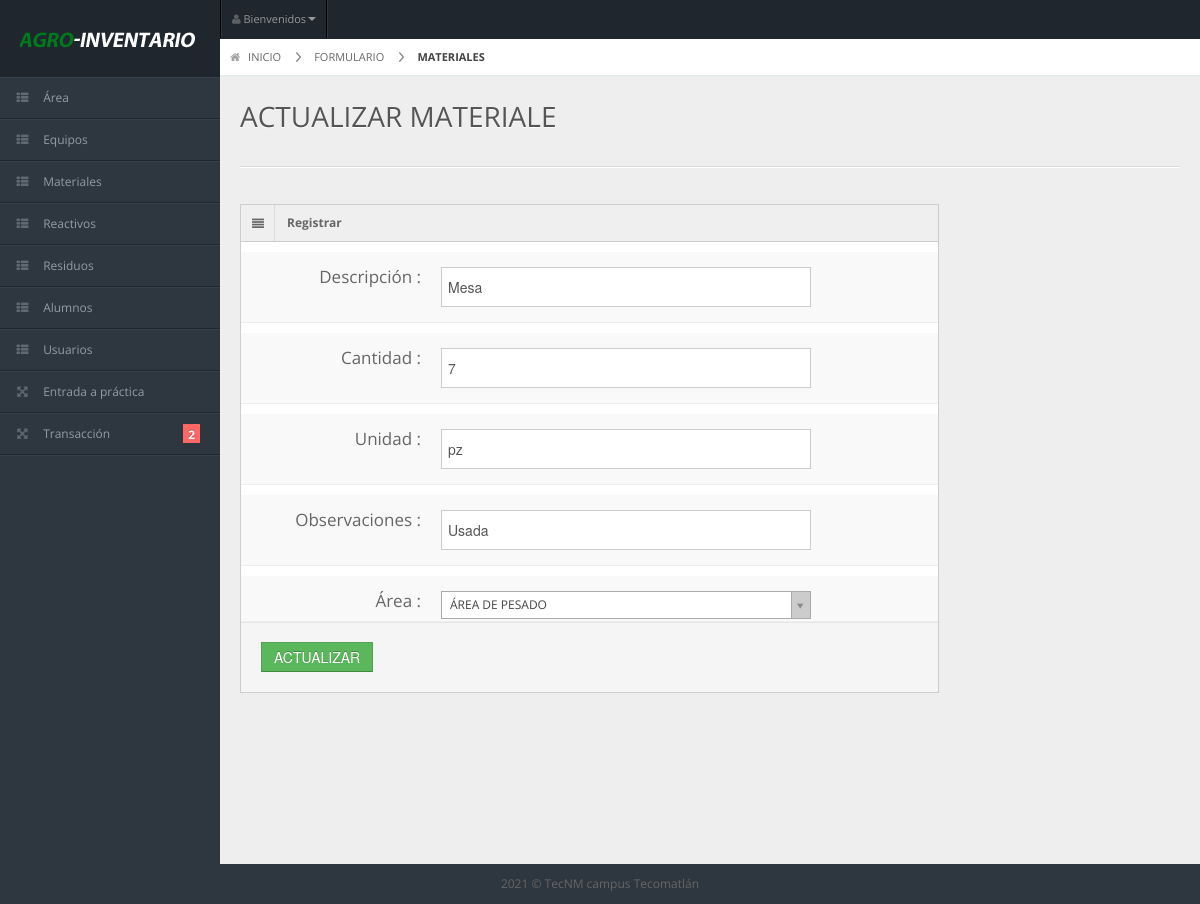
Screenshot of /actualizar_material.php?idmaterial=3 (signed in) with the database file from the repository.
### tables this page shows
CREATE TABLE `materiales` (
  `idmaterial` int(11) NOT NULL,
  `descripcion` varchar(45) DEFAULT NULL,
  `cantidad` int(11) DEFAULT NULL,
  `unidad` varchar(30) NOT NULL,
  `observaciones` varchar(30) NOT NULL,
  `idarea` int(11) DEFAULT NULL
);

### actualizar_material.php (the view, shortened to what this page needs)
 <?php
 if ($_SESSION['validar'] ==1) {
?>
<!DOCTYPE html>
<?php
require_once 'connect.php';
$quey = $conn->query("SELECT * FROM `materiales` WHERE `idmaterial` = '$_REQUEST[idmaterial]'") or die(mysqli_error());
$fila = $quey->fetch_array();
?>
<html lang="en">
<head>
<link rel="stylesheet" href="css/bootstrap.min.css" />
<link rel="stylesheet" href="css/bootstrap-responsive.min.css" />
<link rel="stylesheet" href="css/colorpicker.css" />
<link rel="stylesheet" href="css/datepicker.css" />
<link rel="stylesheet" href="css/uniform.css" />
<link rel="stylesheet" href="css/select2.css" />
<link rel="stylesheet" href="css/matrix-style.css" />
<link rel="stylesheet" href="css/matrix-media.css" />
<link rel="stylesheet" href="css/bootstrap-wysihtml5.css" />
<link href="font-awesome/css/font-awesome.css" rel="stylesheet" />
</head>
<body>
<?php
include('menu.php');
?>
<div id="content">
<div id="content-header">
  <div id="breadcrumb"> <a href="index.php" title="Go to Home" class="tip-bottom"><i class="icon-home"></i> INICIO</a> <a href="#" class="tip-bottom">FORMULARIO</a> <a href="#" class="current">MATERIALES</a> </div>
  <h1>ACTUALIZAR MATERIALE</h1>
</div>
<div class="container-fluid">
  <hr>
  <div class="row-fluid">
    <div class="span9">
      <div class="widget-box">
        <div class="widget-title"> <span class="icon"> <i class="icon-align-justify"></i> </span>
          <h5>Registrar</h5>
        </div>
        <div class="widget-content nopadding">
          <form method = "POST" action = "edit/edit_material.php?idmaterial=<?php echo $fila['idmaterial']?>" class="form-horizontal">
            <div class="control-group">
              <label class="control-label">Descripción :</label>
              <div class="controls">
                <input style="height: 40px" type="text" class="span9" name="descripcion" value="<?php echo $fila['descripcion'];?>" required />
              </div>
            </div>
            <div class="control-group">
              <label class="control-label">Cantidad :</label>
              <div class="controls">
                <input style="height: 40px" type="text" class="span9" name="cantidad" value="<?php echo $fila['cantidad'];?>" required />
              </div>
            </div>
            <div class="control-group">
              <label class="control-label">Unidad :</label>
              <div class="controls">
                <input style="height: 40px" type="text" class="span9" name="unidad" value="<?php echo $fila['unidad'];?>" required />
              </div>
            </div>
            <div class="control-group">
              <label class="control-label">Observaciones :</label>
              <div class="controls">
                <input style="height: 40px" type="text" class="span9" name="observaciones" value="<?php echo $fila['observaciones'];?>" required />
              </div>
            </div>
            <div class="control-group">
              <label class="control-label">Área :</label>
              <div class="controls" >
              </div>
            </div>
            <div class="form-actions">
              <button type="submit" name = "edit_material" class="btn btn-success">ACTUALIZAR</button>
            </div>
          </form>
        </div>
      </div>
    </div>
  </div>
</div></div>
<div class="row-fluid">
  <div id="footer" class="span12"> 2021 &copy; TecNM campus Tecomatlán</a> </div>
</div>
</body>
</html>
<?php
}else{
  header("location:Login.php");
}
?>

### css/matrix-style.css (style rules this page uses)
* { outline:none !important; -moz-outline: none !important; }
html, body { height:100% }
body { overflow-x: hidden; margin-top: -10px; font-family: 'Open Sans', sans-serif; font-size:12px; color:#666; }
a { color:#666; }
select, textarea, input[type="text"], input[type="password"], input[type="datetime"], input[type="datetime-local"], input[type="date"], input[type="month"], input[type="time"], input[type="week"], input[type="number"], input[type="email"], input[type="url"], input[type="search"], input[type="tel"], input[type="color"], .uneditable-input, .label, .dropdown-menu, .btn, .well, .progress, .table-bordered, .btn-group > .btn:first-child, .btn-group > .btn:last-child, .btn-group > .btn:last-child, .btn-group > .dropdown-toggle, .alert { border-radius:0px; }
.btn, textarea, input[type="text"], input[type="password"], input[type="datetime"], input[type="datetime-local"], input[type="date"], input[type="month"], input[type="time"], input[type="week"], input[type="number"], input[type="email"], input[type="url"], input[type="search"], input[type="tel"], input[type="color"], .uneditable-input { box-shadow:none; }
.progress, .progress-success .bar, .progress .bar-success, .progress-warning .bar, .progress .bar-warning, .progress-danger .bar, .progress .bar-danger, .progress-info .bar, .progress .bar-info, .btn, .btn-primary { background-image:none; }
.form-horizontal .form-actions { padding-left:20px; }
#footer { padding:10px; text-align:center; }
hr { border-top-color:#dadada; }
#content { background: none repeat scroll 0 0 #eeeeee; margin-left: 220px; margin-right: 0; padding-bottom: 25px; position: relative; min-height:100%; width: auto; }
#content-header { position: abslute; width: 100%; margin-top: -38px; z-index: 20; }
#content-header h1 { color: #555555; font-size: 28px; font-weight: normal; float: none; text-shadow: 0 1px 0 #ffffff; margin-left: 20px; position: relative; }
#content-header h1, #content-header .btn-group { margin-top: 20px; }
#breadcrumb { background-color: #fff; border-bottom: 1px solid #e3ebed; }
#breadcrumb a { padding: 8px 20px 8px 10px; display: inline-block; background-image: url('../img/breadcrumb.png'); background-position: center right; background-repeat: no-repeat; font-size: 11px; color: #666666; }
#breadcrumb a:last-child { background-image:none; }
#breadcrumb a.current { font-weight: bold; color: #444444; }
#breadcrumb a i { margin-right: 5px; opacity: .6; }
.stat-boxes .peity_bar_good, .stat-boxes .peity_line_good, { color: #459D1C; }
.widget-box { background: none repeat scroll 0 0 #F9F9F9; border-left: 1px solid #CDCDCD; border-top: 1px solid #CDCDCD; border-right: 1px solid #CDCDCD; clear: both; margin-top: 16px; margin-bottom: 16px; position: relative; }
.widget-title, .modal-header, .table th, div.dataTables_wrapper .ui-widget-header { background:#efefef; border-bottom: 1px solid #CDCDCD; height: 36px; }
.widget-title span.icon { padding: 9px 10px 7px 11px; float: left; border-right:1px solid #dadada; }
.widget-title h5 { color: #666; float: left; font-size: 12px; font-weight: bold; padding: 12px; line-height: 12px; margin: 0; }
.widget-content { padding:15px; border-bottom: 1px solid #cdcdcd; }
.nopadding { padding: 0 !important; }
form { margin-bottom: 0; }
.form-horizontal .control-group { border-top: 10px solid #ffffff; border-bottom: 1px solid #eeeeee; margin-bottom: 0; }
.form-horizontal .control-label { padding-top: 15px; width: 180px; font-family: Open Sans; font-size: 17px; }
.form-horizontal .controls { margin-left: 200px; padding: 15px 0; }
.form-horizontal .form-actions { margin-top: 0; margin-bottom: 0; }

### css/matrix-media.css (style rules this page uses)
body { background:#2E363F; }

### rows the page displays
materiales: descripcion "Mesa", cantidad "7", unidad "pz", observaciones "Usada"
